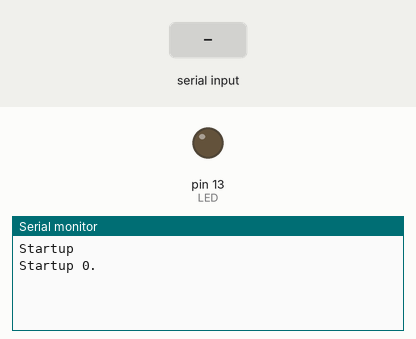
Simulated run of this sketch. Board: Arduino Mega 2560, built with avr-gcc and run on an emulated ATmega2560. Shown: output pins drawn as LEDs (lit = HIGH), the last lines printed to the serial monitor. The inputs (shaded band) are chosen by the test bench. Pins used as bus, display or sensor lines are not drawn.

Above: at 1.5 s.
1.6 s: "90,45\n" received over the second serial link
At 2.7 s:
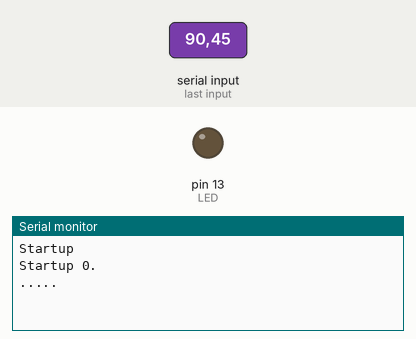
3.1 s: "R90\n" received over the second serial link
At 4.0 s:
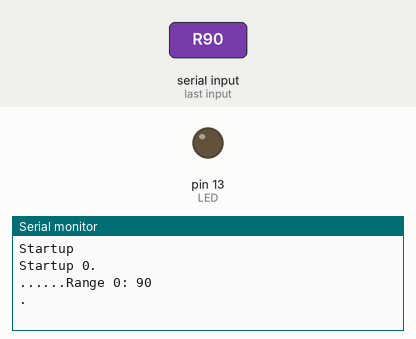

The sketch:

Range_Serial_Test_Single.ino
```cpp
// add the following to Preferences->Board Manager URL
// Add Moteino to Board Manager
// Compile for Moteino Mega

/*
 *  pinout: https://www.flickr.com/photos/15304611@N03/14677033948
 *
 *  LED: D15
 *  Transceiver: D2, D4-7
 *  Flash: D5-7, 23
 */

#define LED 13

#include <Streaming.h>
#include <Metro.h>
#include <SoftwareSerial.h>

#define RX0 10
#define TX0 9
SoftwareSerial range0(TX0, RX0, true); // TX, RX on sonar 0.

void setup() {
  // LED
  pinMode(LED, OUTPUT);

  pinMode(RX0, OUTPUT);
  digitalWrite(RX0, HIGH);

  Serial.begin(115200);

  // 250mS after power-up, the LV-MaxSonar-EZ is ready to accept the RX command.
  delay(250); // delay after power up

  Serial << "Startup" << endl;

  Serial << "Startup 0." << endl;
  // calibrate
  range0.begin(9600);
  delay(100);


}

void loop() {
  if( range0.available() ) {
    Serial << ".";
  }

  if( range0.available() && range0.read() == 'R') {
    delay(5);
    Serial << "Range 0: " << range0.parseInt() << endl;
  }

}
```

Measured:
- after the input at 1.6 s, the serial monitor: prints a new line at once (image 1)
- after the input at 3.1 s, the serial monitor: prints a new line at once (image 2)
